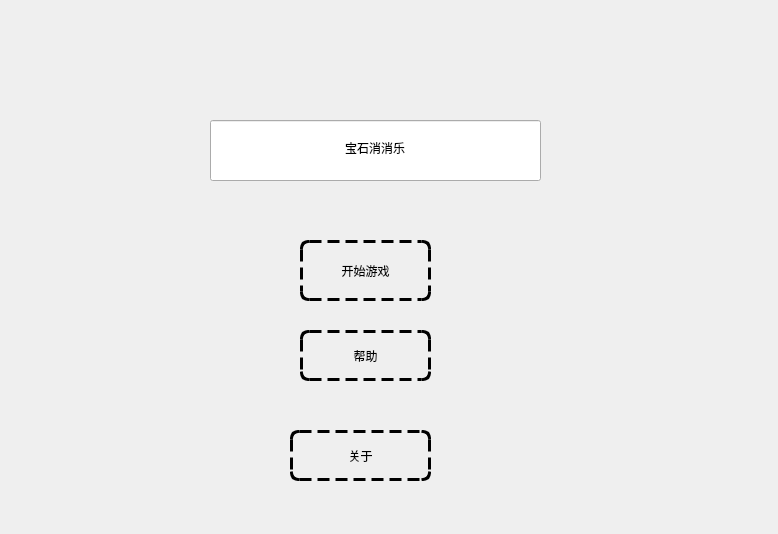
<?xml version="1.0" encoding="UTF-8"?>
<ui version="4.0">
 <class>MainWindow</class>
 <widget class="QWidget" name="MainWindow">
  <property name="geometry">
   <rect>
    <x>0</x>
    <y>0</y>
    <width>778</width>
    <height>534</height>
   </rect>
  </property>
  <property name="windowTitle">
   <string>Form</string>
  </property>
  <widget class="QPushButton" name="btnStart">
   <property name="geometry">
    <rect>
     <x>300</x>
     <y>240</y>
     <width>131</width>
     <height>61</height>
    </rect>
   </property>
   <property name="styleSheet">
    <string notr="true">color:black;
size:150px;
border:3px dashed black;
border-radius: 8px;
</string>
   </property>
   <property name="text">
    <string>开始游戏</string>
   </property>
  </widget>
  <widget class="QPushButton" name="btnHelp">
   <property name="geometry">
    <rect>
     <x>300</x>
     <y>330</y>
     <width>131</width>
     <height>51</height>
    </rect>
   </property>
   <property name="styleSheet">
    <string notr="true">color:black;
size:150px;
border:3px dashed black;
border-radius: 8px;
</string>
   </property>
   <property name="text">
    <string>帮助</string>
   </property>
  </widget>
  <widget class="QPushButton" name="btnAbout">
   <property name="geometry">
    <rect>
     <x>290</x>
     <y>430</y>
     <width>141</width>
     <height>51</height>
    </rect>
   </property>
   <property name="styleSheet">
    <string notr="true">color:black;
size:150px;
border:3px dashed black;
border-radius: 8px;
</string>
   </property>
   <property name="text">
    <string>关于</string>
   </property>
  </widget>
  <widget class="QLineEdit" name="lineEdit">
   <property name="geometry">
    <rect>
     <x>210</x>
     <y>120</y>
     <width>331</width>
     <height>61</height>
    </rect>
   </property>
   <property name="styleSheet">
    <string notr="true">font: 20pt &quot;宋体&quot;;</string>
   </property>
   <property name="text">
    <string>宝石消消乐</string>
   </property>
   <property name="alignment">
    <set>Qt::AlignmentFlag::AlignCenter</set>
   </property>
  </widget>
 </widget>
 <resources/>
 <connections/>
</ui>
